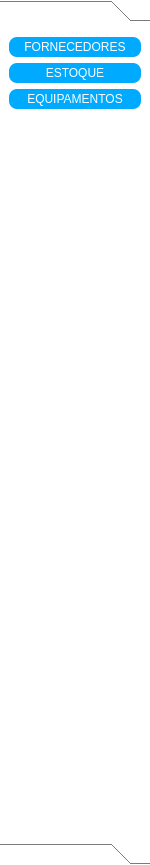
        <widget class="QToolBox" name="pages">
         <property name="minimumSize">
          <size>
           <width>150</width>
           <height>0</height>
          </size>
         </property>
         <property name="maximumSize">
          <size>
           <width>150</width>
           <height>16777215</height>
          </size>
         </property>
         <property name="palette">
          <palette>
           <active>
            <colorrole role="WindowText">
             <brush brushstyle="SolidPattern">
              <color alpha="255">
               <red>255</red>
               <green>255</green>
               <blue>255</blue>
              </color>
             </brush>
            </colorrole>
            <colorrole role="Button">
             <brush brushstyle="SolidPattern">
              <color alpha="0">
               <red>0</red>
               <green>0</green>
               <blue>0</blue>
              </color>
             </brush>
            </colorrole>
            <colorrole role="Text">
             <brush brushstyle="SolidPattern">
              <color alpha="255">
               <red>255</red>
               <green>255</green>
               <blue>255</blue>
              </color>
             </brush>
            </colorrole>
            <colorrole role="ButtonText">
             <brush brushstyle="SolidPattern">
              <color alpha="255">
               <red>255</red>
               <green>255</green>
               <blue>255</blue>
              </color>
             </brush>
            </colorrole>
            <colorrole role="Base">
             <brush brushstyle="SolidPattern">
              <color alpha="0">
               <red>0</red>
               <green>0</green>
               <blue>0</blue>
              </color>
             </brush>
            </colorrole>
            <colorrole role="Window">
             <brush brushstyle="SolidPattern">
              <color alpha="0">
               <red>0</red>
               <green>0</green>
               <blue>0</blue>
              </color>
             </brush>
            </colorrole>
           </active>
           <inactive>
            <colorrole role="WindowText">
             <brush brushstyle="SolidPattern">
              <color alpha="255">
               <red>255</red>
               <green>255</green>
               <blue>255</blue>
              </color>
             </brush>
            </colorrole>
            <colorrole role="Button">
             <brush brushstyle="SolidPattern">
              <color alpha="0">
               <red>0</red>
               <green>0</green>
               <blue>0</blue>
              </color>
             </brush>
            </colorrole>
            <colorrole role="Text">
             <brush brushstyle="SolidPattern">
              <color alpha="255">
               <red>255</red>
               <green>255</green>
               <blue>255</blue>
              </color>
             </brush>
            </colorrole>
            <colorrole role="ButtonText">
             <brush brushstyle="SolidPattern">
              <color alpha="255">
               <red>255</red>
               <green>255</green>
               <blue>255</blue>
              </color>
             </brush>
            </colorrole>
            <colorrole role="Base">
             <brush brushstyle="SolidPattern">
              <color alpha="0">
               <red>0</red>
               <green>0</green>
               <blue>0</blue>
              </color>
             </brush>
            </colorrole>
            <colorrole role="Window">
             <brush brushstyle="SolidPattern">
              <color alpha="0">
               <red>0</red>
               <green>0</green>
               <blue>0</blue>
              </color>
             </brush>
            </colorrole>
           </inactive>
           <disabled>
            <colorrole role="WindowText">
             <brush brushstyle="SolidPattern">
              <color alpha="255">
               <red>255</red>
               <green>255</green>
               <blue>255</blue>
              </color>
             </brush>
            </colorrole>
            <colorrole role="Button">
             <brush brushstyle="SolidPattern">
              <color alpha="0">
               <red>0</red>
               <green>0</green>
               <blue>0</blue>
              </color>
             </brush>
            </colorrole>
            <colorrole role="Text">
             <brush brushstyle="SolidPattern">
              <color alpha="255">
               <red>255</red>
               <green>255</green>
               <blue>255</blue>
              </color>
             </brush>
            </colorrole>
            <colorrole role="ButtonText">
             <brush brushstyle="SolidPattern">
              <color alpha="255">
               <red>255</red>
               <green>255</green>
               <blue>255</blue>
              </color>
             </brush>
            </colorrole>
            <colorrole role="Base">
             <brush brushstyle="SolidPattern">
              <color alpha="0">
               <red>0</red>
               <green>0</green>
               <blue>0</blue>
              </color>
             </brush>
            </colorrole>
            <colorrole role="Window">
             <brush brushstyle="SolidPattern">
              <color alpha="0">
               <red>0</red>
               <green>0</green>
               <blue>0</blue>
              </color>
             </brush>
            </colorrole>
           </disabled>
          </palette>
         </property>
         <property name="cursor">
          <cursorShape>ArrowCursor</cursorShape>
         </property>
         <property name="styleSheet">
          <string notr="true">background-color: transparent;
color: rgb(255, 255, 255);</string>
         </property>
         <property name="frameShape">
          <enum>QFrame::NoFrame</enum>
         </property>
         <property name="frameShadow">
          <enum>QFrame::Plain</enum>
         </property>
         <property name="currentIndex">
          <number>0</number>
         </property>
         <widget class="QWidget" name="pg_tabs">
          <property name="geometry">
           <rect>
            <x>0</x>
            <y>0</y>
            <width>150</width>
            <height>856</height>
           </rect>
          </property>
          <attribute name="label">
           <string>TABS</string>
          </attribute>
          <layout class="QVBoxLayout" name="verticalLayout_5">
           <item>
            <widget class="QPushButton" name="btn_select_forn_tab">
             <property name="minimumSize">
              <size>
               <width>0</width>
               <height>20</height>
              </size>
             </property>
             <property name="styleSheet">
              <string notr="true">background-color: rgb(0, 170, 255);
color: rgb(255, 255, 255);
border-radius: 8px;
border: 0px;</string>
             </property>
             <property name="text">
              <string>FORNECEDORES</string>
             </property>
            </widget>
           </item>
           <item>
            <widget class="QPushButton" name="btn_select_estoque_tab">
             <property name="minimumSize">
              <size>
               <width>0</width>
               <height>20</height>
              </size>
             </property>
             <property name="styleSheet">
              <string notr="true">background-color: rgb(0, 170, 255);
color: rgb(255, 255, 255);
border-radius: 8px;
border: 0px;</string>
             </property>
             <property name="text">
              <string>ESTOQUE</string>
             </property>
            </widget>
           </item>
           <item>
            <widget class="QPushButton" name="btn_select_veic_tab">
             <property name="minimumSize">
              <size>
               <width>0</width>
               <height>20</height>
              </size>
             </property>
             <property name="styleSheet">
              <string notr="true">background-color: rgb(0, 170, 255);
color: rgb(255, 255, 255);
border-radius: 8px;
border: 0px;</string>
             </property>
             <property name="text">
              <string>EQUIPAMENTOS</string>
             </property>
            </widget>
           </item>
           <item>
            <spacer name="verticalSpacer">
             <property name="orientation">
              <enum>Qt::Vertical</enum>
             </property>
             <property name="sizeHint" stdset="0">
              <size>
               <width>20</width>
               <height>40</height>
              </size>
             </property>
            </spacer>
           </item>
          </layout>
         </widget>
         <widget class="QWidget" name="pg_sobre">
          <property name="geometry">
           <rect>
            <x>0</x>
            <y>0</y>
            <width>150</width>
            <height>856</height>
           </rect>
          </property>
          <attribute name="label">
           <string>Page 2</string>
          </attribute>
         </widget>
        </widget>
